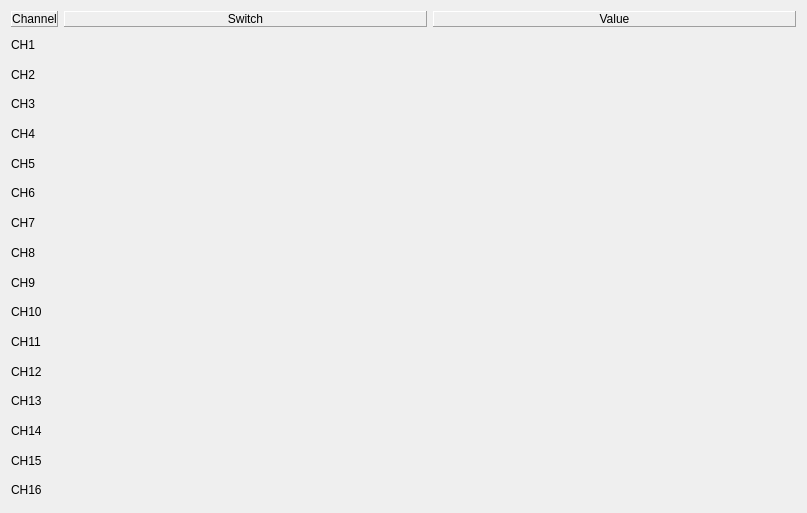
         <widget class="QWidget" name="scrollAreaWidgetContents_4">
          <property name="geometry">
           <rect>
            <x>0</x>
            <y>0</y>
            <width>807</width>
            <height>513</height>
           </rect>
          </property>
          <layout class="QGridLayout" name="grid_tabSafetySwitches" rowstretch="0,10,10,10,10,10,10,10,10,10,10,10,10,10,10,10,10" columnstretch="0,10,10">
           <item row="0" column="0">
            <widget class="QLabel" name="label_56">
             <property name="frameShape">
              <enum>QFrame::Panel</enum>
             </property>
             <property name="frameShadow">
              <enum>QFrame::Raised</enum>
             </property>
             <property name="midLineWidth">
              <number>0</number>
             </property>
             <property name="text">
              <string>Channel</string>
             </property>
             <property name="alignment">
              <set>Qt::AlignCenter</set>
             </property>
             <property name="margin">
              <number>3</number>
             </property>
            </widget>
           </item>
           <item row="0" column="1">
            <widget class="QLabel" name="label_66">
             <property name="frameShape">
              <enum>QFrame::Panel</enum>
             </property>
             <property name="frameShadow">
              <enum>QFrame::Raised</enum>
             </property>
             <property name="midLineWidth">
              <number>0</number>
             </property>
             <property name="text">
              <string>Switch</string>
             </property>
             <property name="alignment">
              <set>Qt::AlignCenter</set>
             </property>
             <property name="margin">
              <number>3</number>
             </property>
            </widget>
           </item>
           <item row="0" column="2">
            <widget class="QLabel" name="label_80">
             <property name="frameShape">
              <enum>QFrame::Panel</enum>
             </property>
             <property name="frameShadow">
              <enum>QFrame::Raised</enum>
             </property>
             <property name="midLineWidth">
              <number>0</number>
             </property>
             <property name="text">
              <string>Value</string>
             </property>
             <property name="alignment">
              <set>Qt::AlignCenter</set>
             </property>
             <property name="margin">
              <number>3</number>
             </property>
            </widget>
           </item>
           <item row="1" column="0">
            <widget class="QLabel" name="label_97">
             <property name="text">
              <string notr="true">CH1</string>
             </property>
            </widget>
           </item>
           <item row="2" column="0">
            <widget class="QLabel" name="label_88">
             <property name="text">
              <string notr="true">CH2</string>
             </property>
            </widget>
           </item>
           <item row="3" column="0">
            <widget class="QLabel" name="label_85">
             <property name="text">
              <string notr="true">CH3</string>
             </property>
            </widget>
           </item>
           <item row="4" column="0">
            <widget class="QLabel" name="label_84">
             <property name="text">
              <string notr="true">CH4</string>
             </property>
            </widget>
           </item>
           <item row="5" column="0">
            <widget class="QLabel" name="label_89">
             <property name="text">
              <string notr="true">CH5</string>
             </property>
            </widget>
           </item>
           <item row="6" column="0">
            <widget class="QLabel" name="label_90">
             <property name="text">
              <string notr="true">CH6</string>
             </property>
            </widget>
           </item>
           <item row="7" column="0">
            <widget class="QLabel" name="label_86">
             <property name="text">
              <string notr="true">CH7</string>
             </property>
            </widget>
           </item>
           <item row="8" column="0">
            <widget class="QLabel" name="label_98">
             <property name="text">
              <string notr="true">CH8</string>
             </property>
            </widget>
           </item>
           <item row="9" column="0">
            <widget class="QLabel" name="label_91">
             <property name="text">
              <string notr="true">CH9</string>
             </property>
            </widget>
           </item>
           <item row="10" column="0">
            <widget class="QLabel" name="label_92">
             <property name="text">
              <string notr="true">CH10</string>
             </property>
            </widget>
           </item>
           <item row="11" column="0">
            <widget class="QLabel" name="label_83">
             <property name="text">
              <string notr="true">CH11</string>
             </property>
            </widget>
           </item>
           <item row="12" column="0">
            <widget class="QLabel" name="label_93">
             <property name="text">
              <string notr="true">CH12</string>
             </property>
            </widget>
           </item>
           <item row="13" column="0">
            <widget class="QLabel" name="label_94">
             <property name="text">
              <string notr="true">CH13</string>
             </property>
            </widget>
           </item>
           <item row="14" column="0">
            <widget class="QLabel" name="label_95">
             <property name="text">
              <string notr="true">CH14</string>
             </property>
            </widget>
           </item>
           <item row="15" column="0">
            <widget class="QLabel" name="label_87">
             <property name="text">
              <string notr="true">CH15</string>
             </property>
            </widget>
           </item>
           <item row="16" column="0">
            <widget class="QLabel" name="label_96">
             <property name="text">
              <string notr="true">CH16</string>
             </property>
            </widget>
           </item>
          </layout>
         </widget>
